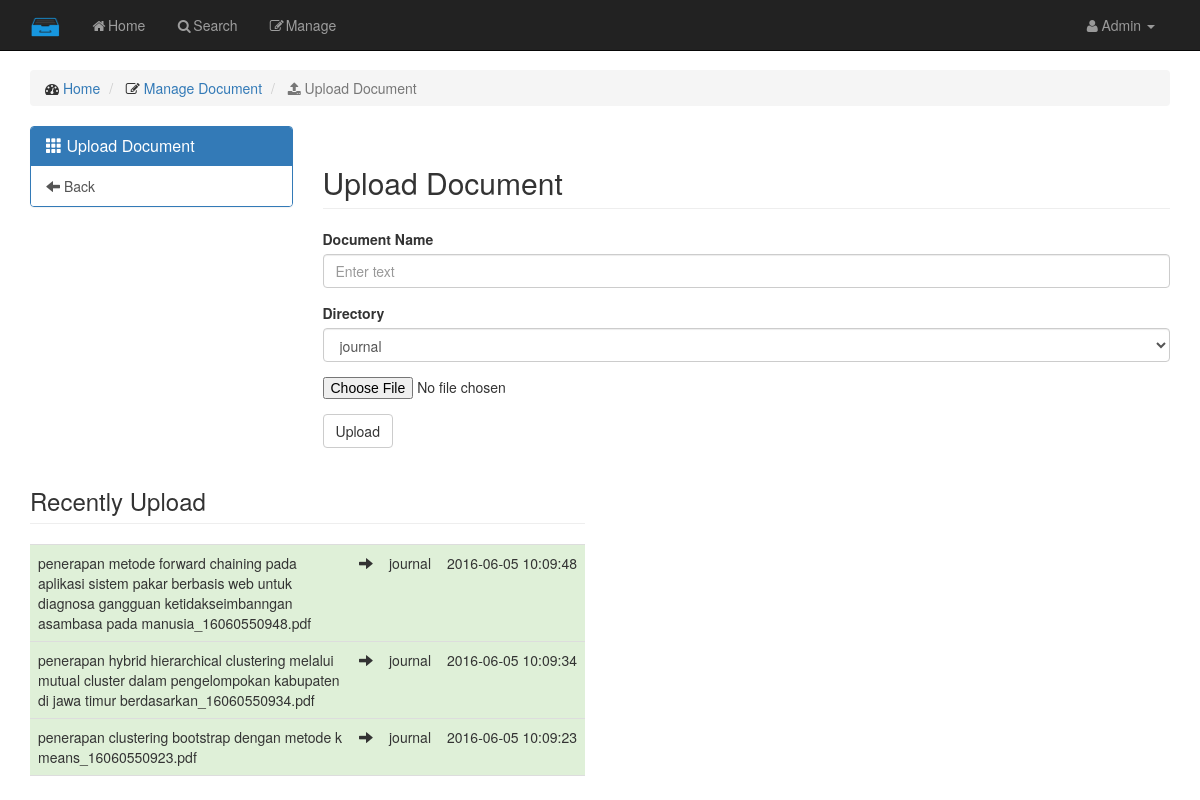
/admin/index.php?page=temp_upload (signed in), run on the app's committed database.
### tables this page shows
CREATE TABLE `ds_document` (
  `id_document` int(11) NOT NULL AUTO_INCREMENT,
  `id_directory` int(11) NOT NULL,
  `name_document` varchar(250) NOT NULL,
  `name_file` varchar(255) NOT NULL,
  `path` varchar(100) NOT NULL,
  `size` double NOT NULL,
  `desc` varchar(300) DEFAULT NULL,
  `date` datetime NOT NULL,
  PRIMARY KEY (`id_document`),
  KEY `id_directory` (`id_directory`),
  CONSTRAINT `ds_document_ibfk_1` FOREIGN KEY (`id_directory`) REFERENCES `ds_directory` (`id_directory`)
);

CREATE TABLE `ds_directory` (
  `id_directory` int(250) NOT NULL AUTO_INCREMENT,
  `name_directory` varchar(250) NOT NULL,
  `path_directory` varchar(250) NOT NULL,
  `date` datetime NOT NULL,
  `size` double DEFAULT NULL,
  PRIMARY KEY (`id_directory`)
);

### admin/temp_upload.php (the view, shortened to what this page needs)
<div class="container">
    <div class="manage row">
         <div class="col-lg-12">
            <ol class="breadcrumb">
                <li>
                    <i class="fa fa-dashboard"></i>  <a href="index.php">Home</a>
                </li>
                <li>
                    <i class="fa fa-edit"></i>  <a href="index.php">Manage Document</a>
                </li>
                <li class="active">
                    <i class="fa fa-upload"></i> Upload Document
                </li>
            </ol>
        </div>
        <div class="col-md-3">
            <div class="panel panel-primary">
                <div class="panel-heading">
                    <h3 class="panel-title"><span class="glyphicon glyphicon-th"></span>
                    Upload Document</h3>
                </div>
                <div class="list-group">
                    <a href="index.php?page=manage_doc" class="list-group-item "><span class="glyphicon glyphicon-arrow-left"></span> Back</a>
                </div>
            </div>
        </div>
        <div class="col-md-9">
            <h2 class="page-header">Upload Document</h2>
            <form role="form" id="upform" action="index.php?page=temp_upload" method="post" enctype="multipart/form-data">
                <div class="form-group">
                    <label>Document Name</label>
                    <input class="form-control" placeholder="Enter text" name="name_doc">
                </div>
                <div class="form-group">
                    <label>Directory</label>
                    <select class="form-control" name="name_dir">
                        <?php getDir(); ?>
                    </select>
                </div>
                 <div class="form-group">
                    <input type="file" name="file"/>
                </div>
                <button type ="submit" name="uploadbtn" id="uploadbtn" data-loading-text="<i class='fa fa-spinner fa-spin'></i>Loading..." value = "upload" class="btn btn-default">Upload</button>
            </form>
        </div>
        <div class="col-md-6">
            <h3 class="page-header">Recently Upload</h3>
                <table class="table table-striped">
                    <tbody>
                    <?php
                         $query = "SELECT ds_document.* , ds_directory.name_directory
                                        FROM ds_document ,ds_directory
                                            WHERE ds_document.id_directory = ds_directory.id_directory ORDER BY ds_document.date DESC LIMIT 3" ;
                        $result = mysql_query($query) or die(mysql_error());
                        while ($row = mysql_fetch_assoc($result)) {
                    ?>
                    <tr class="success">
                        <td><?php echo $row['name_file'] ?></td>
                        <td><span class="glyphicon glyphicon-arrow-right"></td>
                        <td><?php echo $row['name_directory'] ?></td>
                        <td><?php echo $row['date'] ?></span>
                        </td>
                    </tr>
                    <?php } ?>
                  </tbody>
                </table>
    </div>
</div>
<?php
    function getDir() {
        $sql = "SELECT * FROM ds_directory";
        $result = mysql_query($sql);
        if (mysql_num_rows($result) == 0) {
            echo "<option value='NONE' >None</option>";
        }else{
            while($row = mysql_fetch_array($result)) {
                echo "<option value='".$row['id_directory']."' >".$row['name_directory']."</option>";
            }
        }
    }
?>

### assets/css/mycss.css (style rules this page uses)
html, body { height: 100%; }
body { padding-top: 50px; }
.panel { background-color: transparent; }
.manage { margin-top: 20px; }
table tr td:last-child { white-space: nowrap; width: 1px; text-align:center; }

### data on the page
ds_document: name_file "penerapan metode forward chaining pada aplikasi sistem pakar berbasis web untuk diagnosa gangguan ketidakseimbanngan asambasa pada manusia_16060550948.pdf", id_directory.name_directory "journal", date "2016-06-05 10:09:48"
ds_document: name_file "penerapan hybrid hierarchical clustering melalui mutual cluster dalam pengelompokan kabupaten di jawa timur berdasarkan_16060550934.pdf", id_directory.name_directory "journal", date "2016-06-05 10:09:34"
ds_document: name_file "penerapan clustering bootstrap dengan metode k means_16060550923.pdf", id_directory.name_directory "journal", date "2016-06-05 10:09:23"

### other printed values
form field name_dir "journal"
